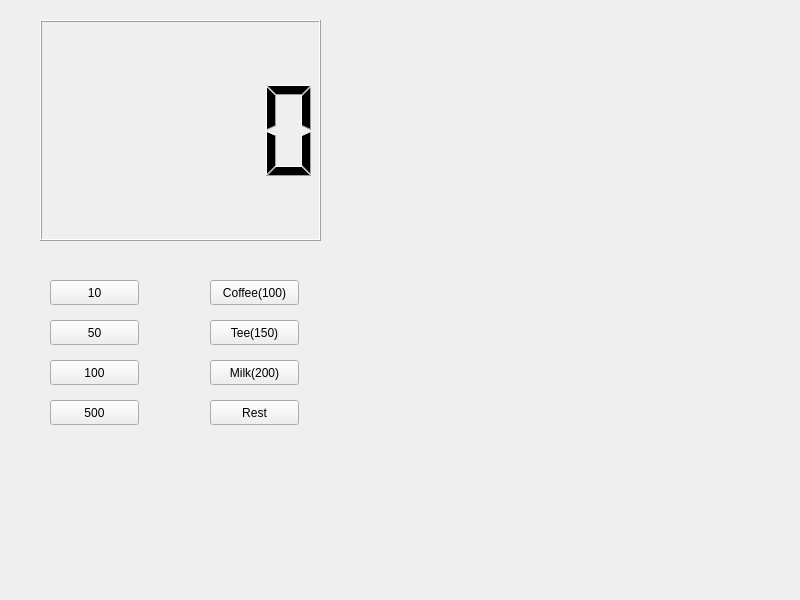
<?xml version="1.0" encoding="UTF-8"?>
<ui version="4.0">
 <class>Widget</class>
 <widget class="QWidget" name="Widget">
  <property name="geometry">
   <rect>
    <x>0</x>
    <y>0</y>
    <width>800</width>
    <height>600</height>
   </rect>
  </property>
  <property name="windowTitle">
   <string>Widget</string>
  </property>
  <widget class="QLCDNumber" name="lcdNumber">
   <property name="geometry">
    <rect>
     <x>40</x>
     <y>20</y>
     <width>281</width>
     <height>221</height>
    </rect>
   </property>
  </widget>
  <widget class="QPushButton" name="pbCoin10">
   <property name="geometry">
    <rect>
     <x>50</x>
     <y>280</y>
     <width>89</width>
     <height>25</height>
    </rect>
   </property>
   <property name="text">
    <string>10</string>
   </property>
  </widget>
  <widget class="QPushButton" name="pbCoint50">
   <property name="geometry">
    <rect>
     <x>50</x>
     <y>320</y>
     <width>89</width>
     <height>25</height>
    </rect>
   </property>
   <property name="text">
    <string>50</string>
   </property>
  </widget>
  <widget class="QPushButton" name="pbCoin100">
   <property name="geometry">
    <rect>
     <x>50</x>
     <y>360</y>
     <width>89</width>
     <height>25</height>
    </rect>
   </property>
   <property name="text">
    <string>100</string>
   </property>
  </widget>
  <widget class="QPushButton" name="pbCoffee">
   <property name="geometry">
    <rect>
     <x>210</x>
     <y>280</y>
     <width>89</width>
     <height>25</height>
    </rect>
   </property>
   <property name="text">
    <string>Coffee(100)</string>
   </property>
  </widget>
  <widget class="QPushButton" name="pushButton">
   <property name="geometry">
    <rect>
     <x>210</x>
     <y>320</y>
     <width>89</width>
     <height>25</height>
    </rect>
   </property>
   <property name="text">
    <string>Tee(150)</string>
   </property>
  </widget>
  <widget class="QPushButton" name="pbMilk">
   <property name="geometry">
    <rect>
     <x>210</x>
     <y>360</y>
     <width>89</width>
     <height>25</height>
    </rect>
   </property>
   <property name="text">
    <string>Milk(200)</string>
   </property>
  </widget>
  <widget class="QPushButton" name="pbReset">
   <property name="geometry">
    <rect>
     <x>210</x>
     <y>400</y>
     <width>89</width>
     <height>25</height>
    </rect>
   </property>
   <property name="text">
    <string>Rest</string>
   </property>
  </widget>
  <widget class="QPushButton" name="pbCoin500">
   <property name="geometry">
    <rect>
     <x>50</x>
     <y>400</y>
     <width>89</width>
     <height>25</height>
    </rect>
   </property>
   <property name="text">
    <string>500</string>
   </property>
  </widget>
 </widget>
 <resources/>
 <connections/>
</ui>
